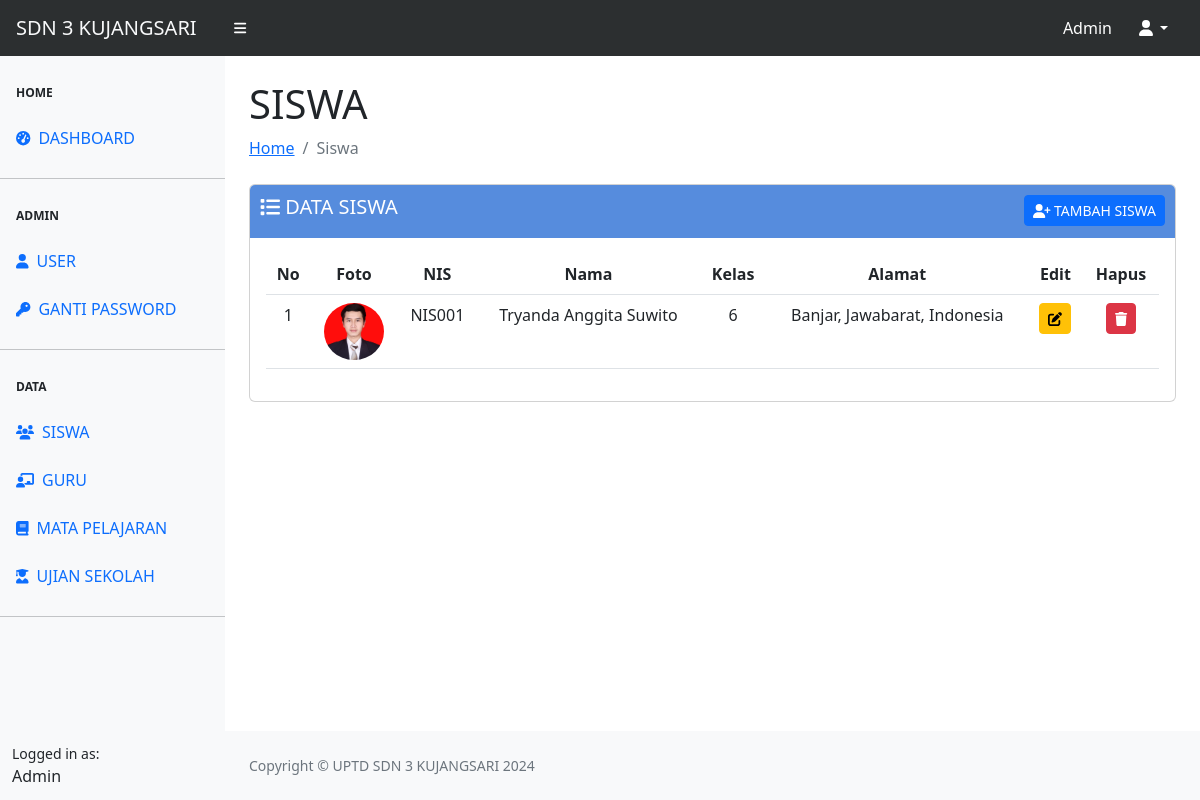
The app's page /siswa/siswa.php (signed in) with its own data.
### tables this page shows
CREATE TABLE `tbl_siswa` (
  `nis` char(6) NOT NULL,
  `nama` varchar(100) NOT NULL,
  `alamat` varchar(128) NOT NULL,
  `kelas` varchar(3) NOT NULL,
  `foto` varchar(50) NOT NULL
);

### config.php (called while the page is built, shortened)
<?php
$main_url = "http://localhost/sekolah/";

### siswa/siswa.php (the view, shortened to what this page needs)
<?php
require_once "../config.php";
require_once "../template/header.php";
require_once "../template/navbar.php";
require_once "../template/sidebar.php";
?>
<div id="layoutSidenav_content">
    <main>
        <div class="container-fluid px-4">
            <h1 class="mt-4">SISWA</h1>
            <ol class="breadcrumb mb-4">
                <li class="breadcrumb-item "><a href="../index.php">Home</a></li>
                <li class="breadcrumb-item active">Siswa</li>
            </ol>
            <div class="card">
                <div class="card-header">
                    <span class="h5 my-2"><i class="fa-solid fa-list"></i> DATA SISWA</span>
                    <a href="<?= $main_url ?>siswa/add-siswa.php" class="btn btn-sm btn-primary float-end"><i class="fa-solid fa-user-plus"></i> TAMBAH SISWA</a>
                </div>
                <div class="card-body">
                    <table class="table table-hover text-center" id="datatablesSimple">
                        <thead>
                            <tr>
                                <th scope="col">
                                    <center>No</center>
                                </th>
                                <th scope="col">
                                    <center>Foto</center>
                                </th>
                                <th scope="col">
                                    <center>NIS</center>
                                </th>
                                <th scope="col">
                                    <center>Nama</center>
                                </th>
                                <th scope="col">
                                    <center>Kelas</center>
                                </th>
                                <th scope="col">
                                    <center>Alamat</center>
                                </th>
                                <th scope="col">
                                    <center>Edit</center>
                                </th>
                                <th scope="col">
                                    <center>Hapus</center>
                                </th>
                            </tr>
                        </thead>
                        <tbody>
                            <?php
                            $no = 1;
                            $querySiswa = mysqli_query($koneksi, "SELECT * FROM tbl_siswa");
                            while ($data = mysqli_fetch_array($querySiswa)) { ?>
                                <tr>
                                    <td align="center"><?= $no++ ?></td>
                                    <td align="center">
                                        <img src="../assets/img/<?= $data['foto'] ?>" class="rounded-circle" alt="foto siswa" width="60px">
                                    </td>
                                    <td align="center"><?= $data['nis'] ?></td>
                                    <td align="center"><?= $data['nama'] ?></td>
                                    <td align="center"><?= $data['kelas'] ?></td>
                                    <td align="center"><?= $data['alamat'] ?></td>
                                    <td align="center">
                                        <a href="edit-siswa.php?nis=<?= $data['nis'] ?>" class="btn btn-sm btn-warning"><i class="fa-solid fa-pen-to-square" title="Update Siswa"></i></a>
                                    </td>
                                    <td align="center">
                                        <a href="Hapus-siswa.php?nis=<?= $data['nis'] ?>&foto=<?= $data['foto'] ?>" class="btn btn-sm btn-danger" onclick="return confirm('Yakin ingin menghapus data ini?')"><i class="fa-solid fa-trash" title="Hapus Siswa"></i></a>
                                    </td>
                                </tr>
                            <?php } ?>
                        </tbody>
                    </table>
                </div>
            </div>
        </div>
    </main>
    <?php
    require_once "../template/footer.php";
    ?>

### siswa/siswa.php (style rules this page uses)
.card-header { background-color: #568CDD; color: #fff; padding: 10px; border-bottom: 2px solid #568CDD; }

### records on screen
tbl_siswa: foto (picture), nis "NIS001", nama "Tryanda Anggita Suwito", kelas "6", alamat "Banjar, Jawabarat, Indonesia"
